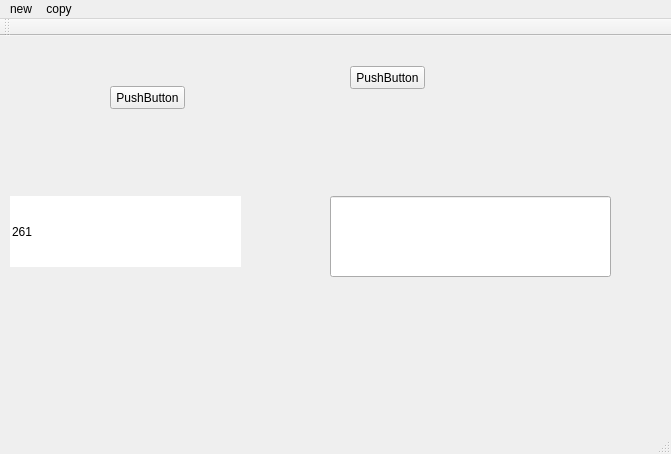
<?xml version="1.0" encoding="UTF-8"?>
<ui version="4.0">
 <class>Encryption</class>
 <widget class="QMainWindow" name="Encryption">
  <property name="geometry">
   <rect>
    <x>0</x>
    <y>0</y>
    <width>671</width>
    <height>454</height>
   </rect>
  </property>
  <property name="windowTitle">
   <string>Encryption</string>
  </property>
  <widget class="QWidget" name="centralWidget">
   <widget class="QPushButton" name="pushButton">
    <property name="geometry">
     <rect>
      <x>110</x>
      <y>50</y>
      <width>75</width>
      <height>23</height>
     </rect>
    </property>
    <property name="text">
     <string>PushButton</string>
    </property>
    <property name="autoDefault">
     <bool>false</bool>
    </property>
    <property name="default">
     <bool>false</bool>
    </property>
   </widget>
   <widget class="QPushButton" name="pushButton_2">
    <property name="geometry">
     <rect>
      <x>350</x>
      <y>30</y>
      <width>75</width>
      <height>23</height>
     </rect>
    </property>
    <property name="text">
     <string>PushButton</string>
    </property>
   </widget>
   <widget class="QLineEdit" name="lineEdit">
    <property name="enabled">
     <bool>true</bool>
    </property>
    <property name="geometry">
     <rect>
      <x>10</x>
      <y>160</y>
      <width>231</width>
      <height>71</height>
     </rect>
    </property>
    <property name="sizePolicy">
     <sizepolicy hsizetype="Fixed" vsizetype="Fixed">
      <horstretch>0</horstretch>
      <verstretch>0</verstretch>
     </sizepolicy>
    </property>
    <property name="cursor">
     <cursorShape>ClosedHandCursor</cursorShape>
    </property>
    <property name="mouseTracking">
     <bool>true</bool>
    </property>
    <property name="focusPolicy">
     <enum>Qt::StrongFocus</enum>
    </property>
    <property name="toolTip">
     <string>tooltip</string>
    </property>
    <property name="statusTip">
     <string>statutip</string>
    </property>
    <property name="whatsThis">
     <string>nothing but a test</string>
    </property>
    <property name="accessibleName">
     <string>abc</string>
    </property>
    <property name="autoFillBackground">
     <bool>true</bool>
    </property>
    <property name="text">
     <string>261</string>
    </property>
    <property name="frame">
     <bool>false</bool>
    </property>
    <property name="echoMode">
     <enum>QLineEdit::Normal</enum>
    </property>
    <property name="cursorPosition">
     <number>2</number>
    </property>
    <property name="dragEnabled">
     <bool>true</bool>
    </property>
   </widget>
   <widget class="QLineEdit" name="lineEdit_2">
    <property name="geometry">
     <rect>
      <x>330</x>
      <y>160</y>
      <width>281</width>
      <height>81</height>
     </rect>
    </property>
    <property name="echoMode">
     <enum>QLineEdit::NoEcho</enum>
    </property>
   </widget>
  </widget>
  <widget class="QMenuBar" name="menuBar">
   <property name="geometry">
    <rect>
     <x>0</x>
     <y>0</y>
     <width>671</width>
     <height>23</height>
    </rect>
   </property>
   <widget class="QMenu" name="menuNew">
    <property name="title">
     <string>new</string>
    </property>
    <widget class="QMenu" name="menuA_new_one">
     <property name="title">
      <string>a new one</string>
     </property>
     <addaction name="actionNwe_test"/>
    </widget>
    <addaction name="menuA_new_one"/>
    <addaction name="separator"/>
    <addaction name="actionCc"/>
    <addaction name="separator"/>
    <addaction name="actionOk"/>
    <addaction name="actionOk_2"/>
   </widget>
   <widget class="QMenu" name="menuCopy">
    <property name="title">
     <string>copy</string>
    </property>
   </widget>
   <addaction name="menuNew"/>
   <addaction name="menuCopy"/>
  </widget>
  <widget class="QToolBar" name="mainToolBar">
   <attribute name="toolBarArea">
    <enum>TopToolBarArea</enum>
   </attribute>
   <attribute name="toolBarBreak">
    <bool>false</bool>
   </attribute>
  </widget>
  <widget class="QStatusBar" name="statusBar"/>
  <action name="actionCc">
   <property name="text">
    <string>cc</string>
   </property>
   <property name="shortcut">
    <string>Ctrl+D</string>
   </property>
  </action>
  <action name="actionOk">
   <property name="text">
    <string>ok</string>
   </property>
  </action>
  <action name="actionOk_2">
   <property name="text">
    <string>ok</string>
   </property>
  </action>
  <action name="actionNwe_test">
   <property name="text">
    <string>nwe test</string>
   </property>
  </action>
 </widget>
 <layoutdefault spacing="6" margin="11"/>
 <resources/>
 <connections/>
</ui>
